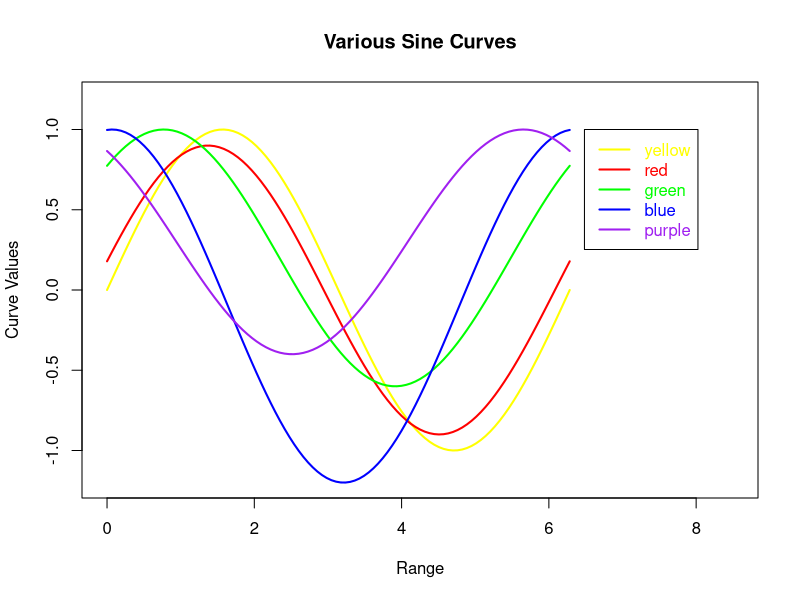

Source code (R):
# plot a few lines and change the colors;
# then upload the result to
#   http://www.vischeck.com/vischeck/vischeckImage.php
# and check whether your choice of colors remain
# distinguishable for viewers with color vision deficiencies
#
# Juergen Symanzik
# 2/3/2009

# write directly to jpg file
jpeg(filename = "Ch3_ColorPlot.jpg", width = 480, height = 480, 
  units = "px", pointsize = 12, quality = 95, bg = "white")

# do the actual plotting
xvals = seq(0, 2 * pi, length = 100)
colused = c("yellow", "red", "green", "blue", "purple")

plot(xvals, sin(xvals), col = colused[1], 
  type = "l",
  lwd = 2,
  xlab = "Range",
  xlim = c(0, 8.5),
  ylab = "Curve Values",
  ylim = c(-1.2, 1.2),
  main = "Various Sine Curves"
)

lines(xvals, 0.9*sin(xvals + 0.2), col = colused[2], lwd = 2)
lines(xvals, 0.8*sin(xvals + 0.8) + 0.2, col = colused[3], lwd = 2)
lines(xvals, 1.1*sin(xvals + 1.5) - 0.1, col = colused[4], lwd = 2)
lines(xvals, 0.7*sin(xvals + 2.2) + 0.3, col = colused[5], lwd = 2)

legend (2 * pi + 0.2, 1, 
  #c("Curve 1", "Curve 2", "Curve 3", "Curve 4", "Curve 5"),
  legend = colused,
  col = colused,
  text.col = colused,
  lwd = 2
)

# close jpg file
dev.off()


# Hint: to identify possible colors in R by name, use
colors()
